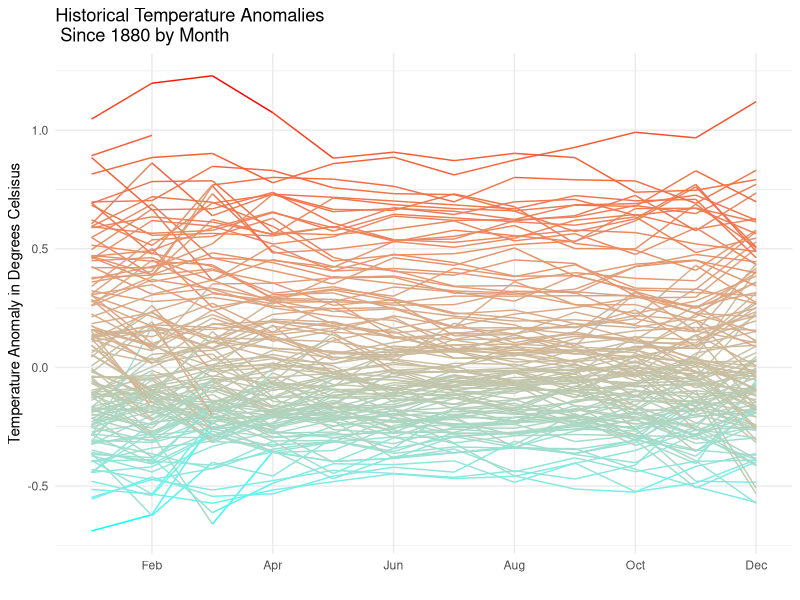
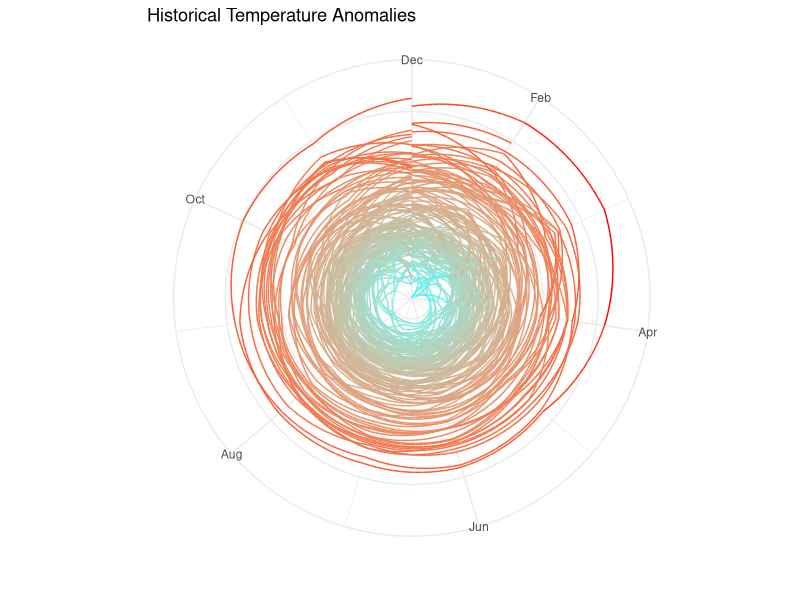

The R script that drew these images, in order:
## ---- chunk 1
knitr::opts_chunk$set(echo = TRUE)
## ---- chunk 2
library(tidyverse) #loading tidyverse library
monthly_temps <- read_csv("monthly_global_land_and_ocean_temperature_anomalies.csv") #stores data from file in monthly_temps variable
monthly_temps <- mutate(monthly_temps, month_number = row_number()) #sets month number for row number for purpose of x axis labeling
library(lubridate) #loads in lubridate libary for dealing with dates
monthly_temps <- mutate(monthly_temps, date = ymd(YearMonth, truncated = 1)) #generates date variable in year month date format
monthly_temps <- mutate(monthly_temps, 
                        year = year(date),
                        month = month(date, label = TRUE)
                        ) #extract year and month and store as separate variables  
monthly_temps <- rename(monthly_temps, temperature_anomaly = Value) #rename Value variable to temperature anomaly
monthly_temps <- select(monthly_temps, -YearMonth) #drop the YearMonth variable
## ---- chunk 3
#plot of historical temperature anomalies
ggplot(monthly_temps, aes(x=month, y=temperature_anomaly, color = temperature_anomaly))+
  geom_line(aes(group = year))+
  labs(y = "Temperature Anomaly in Degrees Celsisus",
       title = "Historical Temperature Anomalies \n Since 1880 by Month")+
  scale_x_discrete(name = "", breaks = levels(monthly_temps$month)[seq(2,12,2)])+
 scale_color_gradientn(colors=rev(rainbow(2)), guide = F) + theme_minimal()
## ---- chunk 4

#spiralized version
monthly_temps <- mutate(monthly_temps, month_number = as.numeric(monthly_temps$month))
ggplot(monthly_temps, aes(x=month_number, y=temperature_anomaly, color=temperature_anomaly))+
  geom_line(aes(group=year))+coord_polar()+
  labs(x="",y="",title="Historical Temperature Anomalies")+theme_minimal()+
  scale_x_continuous(name="", breaks=seq(2,12,2), labels=levels(monthly_temps$month)[seq(2,12,2)])+
  scale_color_gradientn(colors=rev(rainbow(2)),guide=F)+theme(axis.text.y = element_blank())

#save file to R object
save(monthly_temps, file="climate_data.RData")
